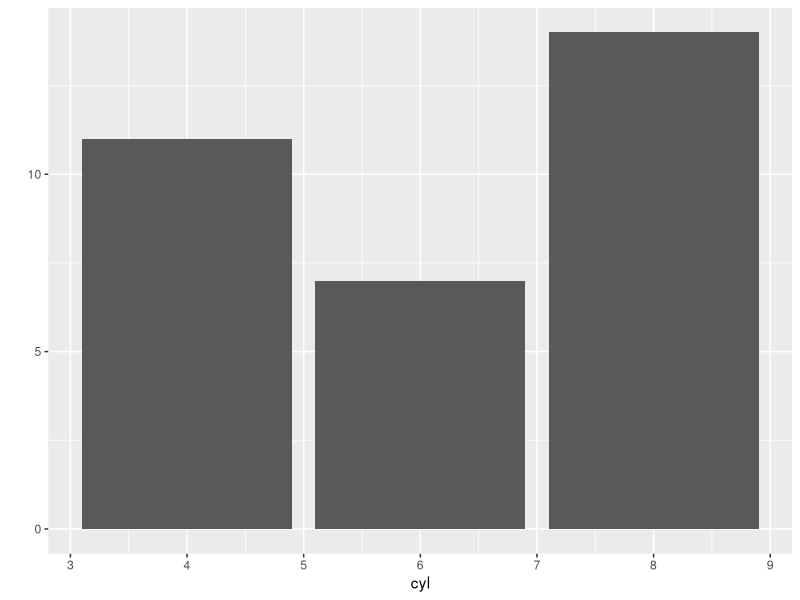
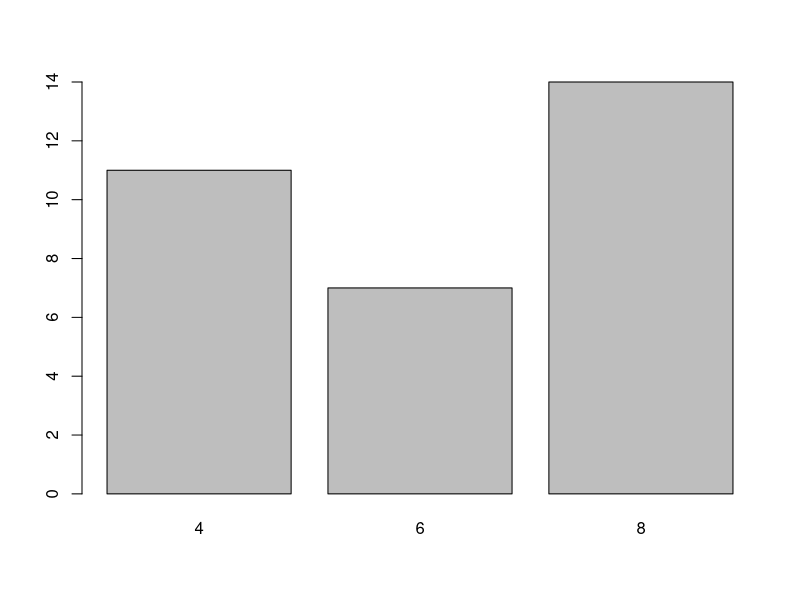
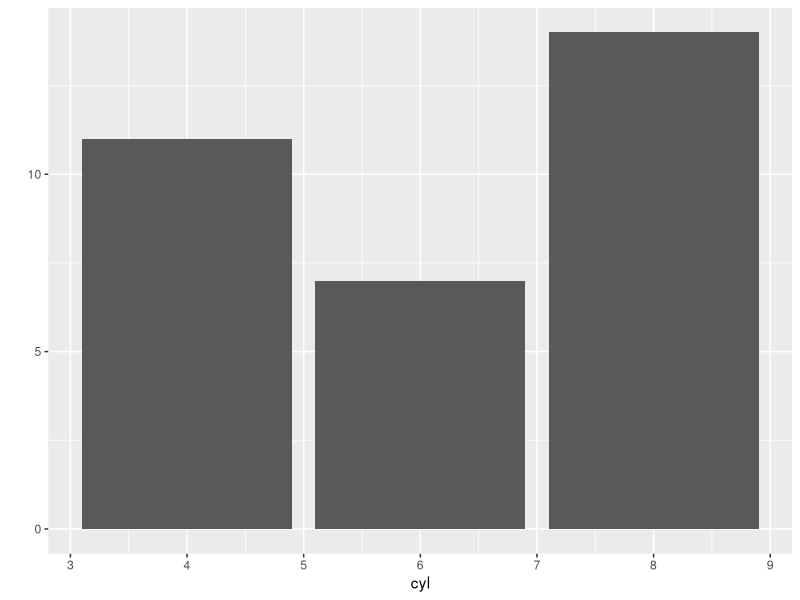
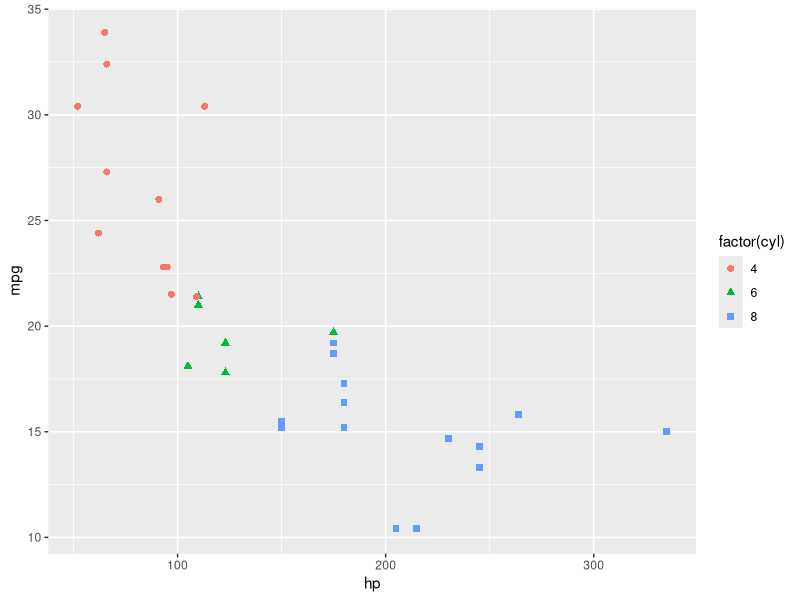
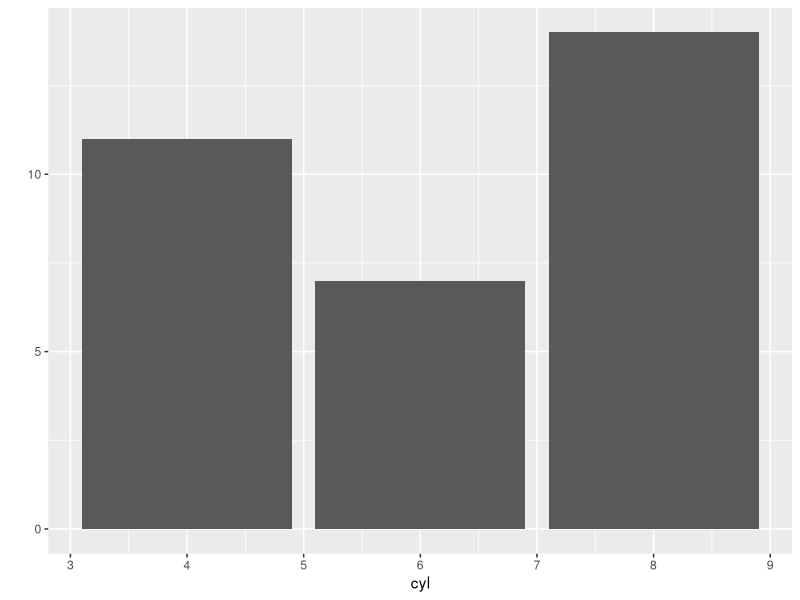
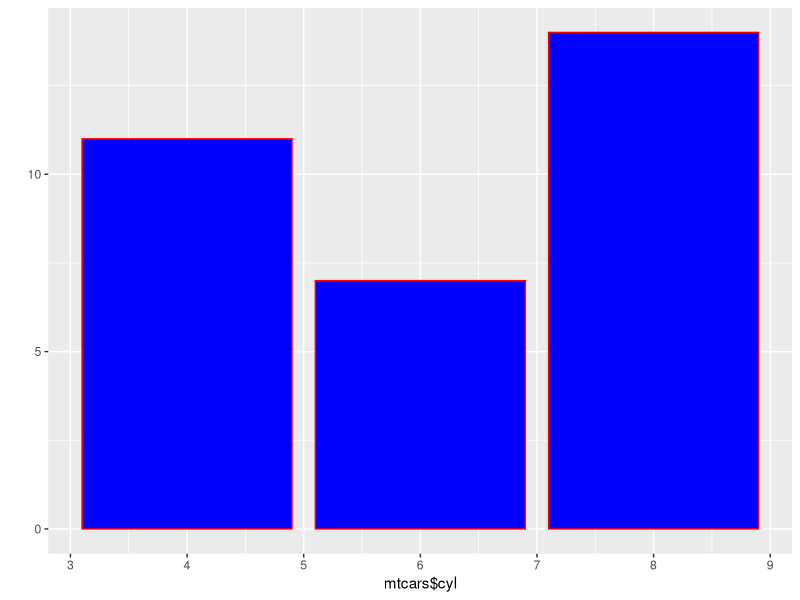
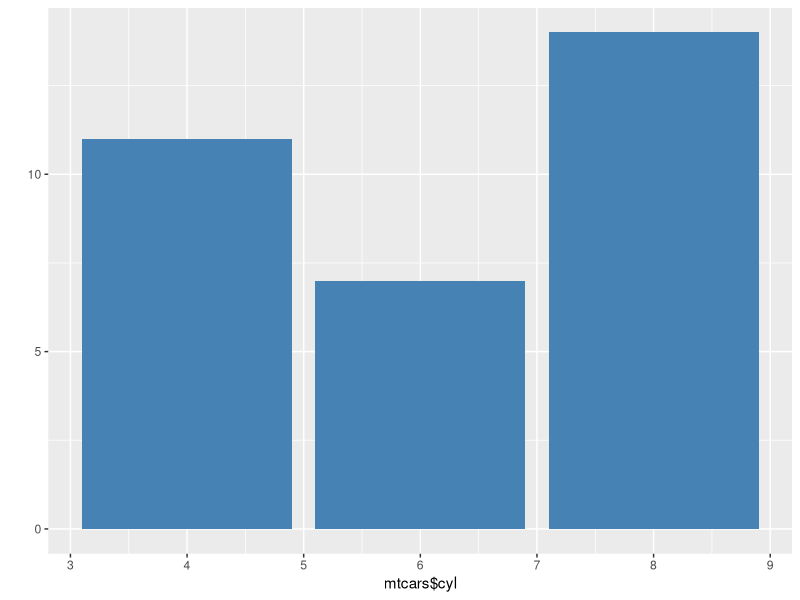
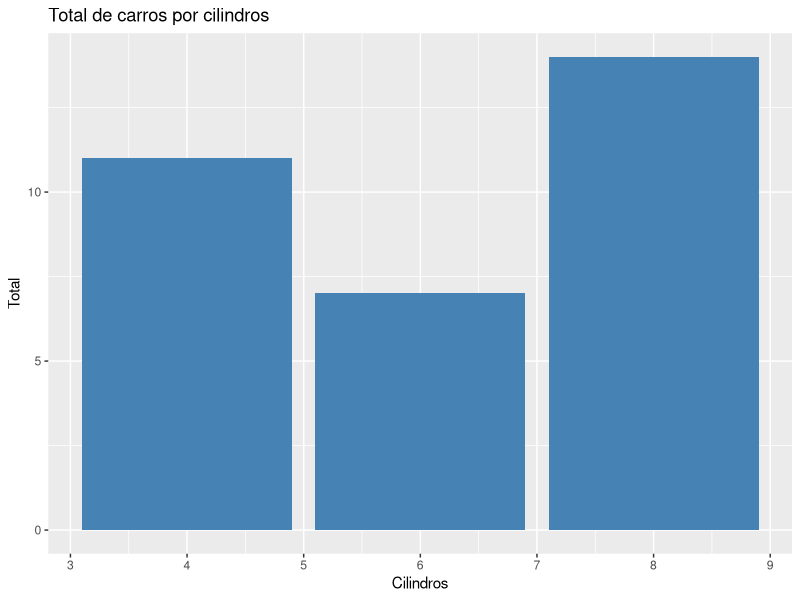

Here is the R script that generated these plots, in order:
mtcars # es un dataset propio de R
data() # es para ver todos los datasets

?mtcars

# Instalar paquete para graficos
install.packages('ggplot2')
library(ggplot2)

# Dos comandos muy importantes qplot y ggplot
# Grafico de barras
qplot(data=mtcars,x=cyl,geom='bar')

recuento=table(mtcars$cyl)
barplot(recuento)

install.packages('ggplot2',dependencies = TRUE)

qplot(data=mtcars,x=cyl,geom='bar')
ggplot(mtcars,aes(x=hp,y=mpg,color=factor(cyl),
                  shape=factor(cyl)))+
  geom_point(size=2)


# continuando con qplot

qplot(data=mtcars,x=cyl,geom='bar') # grafico clasico
qplot(mtcars$cyl,geom='bar',fill=I('blue'),
      colour=I('red'))  # colour es para los bordes

qplot(mtcars$cyl,geom='bar',fill=I('steelblue'))


qplot(mtcars$cyl,geom='bar',fill=I('steelblue'),
      xlab='Cilindros',ylab='Total',
      main='Total de carros por cilindros')

# Grafico de histogramas
qplot(mtcars$hp,geom='histogram') # basico
qplot(mtcars$hp,geom='histogram',binwidth=25)
qplot(mtcars$hp,geom='histogram',binwidth=25,
      colour=I('black'))
qplot(mtcars$hp,geom='histogram',binwidth=25,
      colour=I('black'), xlim=c(80,200))

# PREGUNTITAS
# GRAFICO DE HISTOGRAMA CON NOMBRE DE EJE X, NOMBRE DE EJEY,
# TITULO Y COLOR PARA LAS BARRAS.

qplot(mtcars$hp,geom='histogram',bindwidth=25,
      colour=I('green'),fill=I('yellow'),
      xlab='Caballos de fuerza',ylab='Total',
      main='Total de carros x HP')

# Graficos pastel y variacion del grafico de barras
install.packages('tidyverse')
library(tidyverse)

#%>%
data(mtcars) # para guardar en el environment
mtcars = mtcars %>%
  mutate(cyl_f=as.factor((cyl)))

view(mtcars)

ggplot(data=mtcars,aes(x=cyl_f,
                       fill=cyl_f))+
  geom_bar(position ='dodge')

ggplot(data=mtcars,aes(x='',
                       fill=cyl_f))+
  geom_bar(position ='stack') +
  coord_polar(theta='y') +
  theme_void() # grafico simple

ggplot(data=mtcars,aes(x='',
                       fill=cyl_f))+
  geom_bar(position ='stack') # agrupamiento en una sola barra
  
ggplot(data=mtcars,aes(x='',
                       fill=cyl_f))+
  geom_bar(position ='stack') +
  coord_polar(theta='y') +
  scale_fill_brewer(palette='Dark2')
  theme_minimal()


# Grafico de dispersion
  
qplot(mpg,wt,data=mtcars) # simple
ggplot(mtcars,aes(x=mpg,y=wt))+geom_point() # mismo graf con ggplot
ggplot(mtcars,aes(x=mpg,y=wt))+geom_point(shape=25)
# El shape con indicaciones numericas es hasta el 25


ggplot(mtcars,aes(x=mpg,y=wt,shape=cyl_f))+geom_point()
ggplot(mtcars,aes(x=mpg,y=wt,shape=cyl_f,color=cyl_f))+geom_point()

ggplot(mtcars,aes(x=mpg,y=wt,shape=cyl_f))+geom_point(color='steelblue')


ggplot(mtcars, aes(x=mpg,y=wt,color=cyl_f))+
  geom_point()+
  xlab('Millas por galon')+
  ylab('Peso')+
  labs(colour='Cilindros')+
  ggtitle('Comparacion entre MPG y Peso de los autos')
















